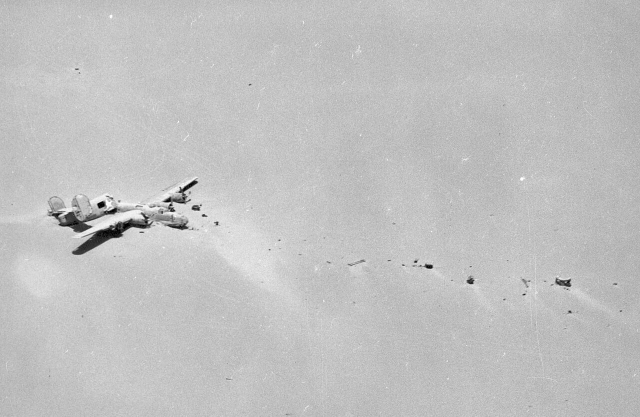
#> input picture channel-studio/projects/lady-be-good/assets/images/commons/Lady_Be_Good_Wreckage_Discovery.jpg, 1280 x 833 px, found by its file name (shown at 1/2 size)
$ python thumb.py
#> lines starting #> are read from the running program, lines starting #| are printed output that depends on the picture
"""Thumbnail 1280x720 cho 002: ảnh xác máy bay giữa sa mạc (USAF, public domain) + 3 chữ to.
Chạy: PYTHONUTF8=1 python channel-studio/videos/002-lady-be-good/render/tools/thumb.py
"""
from pathlib import Path

from PIL import Image, ImageDraw, ImageEnhance, ImageFilter, ImageFont

HERE = Path(__file__).resolve().parent
ROOT = HERE.parents[4]
IMG = ROOT / "projects" / "lady-be-good" / "assets" / "images" / "commons" / "Lady_Be_Good_Wreckage_Discovery.jpg"
FONTS = ROOT.parents[1] / "Fonts" / "capcut"
OUT = HERE.parents[1] / "package"
W, H = 1280, 720

im = Image.open(IMG).convert("L")
#> im is the input picture: PIL image 1280x833 L; min 0, max 255, mean 192.8
k = max(W / im.width, H / im.height) * 1.25
#> k = 1.25
im = im.resize((round(im.width * k), round(im.height * k)), Image.LANCZOS)
#> im: PIL image 1600x1041 L
x0, y0 = 40, (im.height - H) // 2  # máy bay nằm bên trái, chừa cát trống bên phải cho chữ
#> x0 = 40; y0 = 160
im = im.crop((x0, y0, x0 + W, y0 + H))
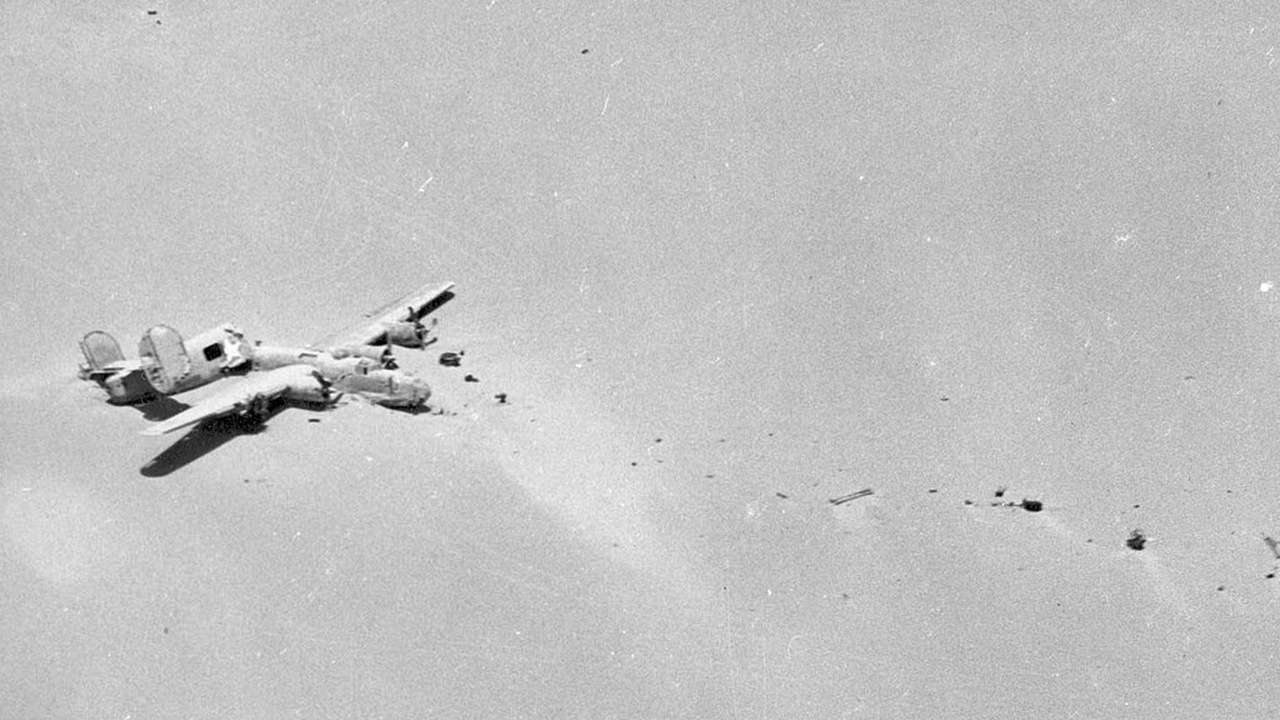
#> im: PIL image 1280x720 L; min 0, max 255, mean 194.7
im = ImageEnhance.Contrast(im).enhance(1.35)
base = Image.merge("RGB", [im.point(lambda v: min(255, v * 1.05)), im, im.point(lambda v: v * 0.86)])  # sepia nhẹ
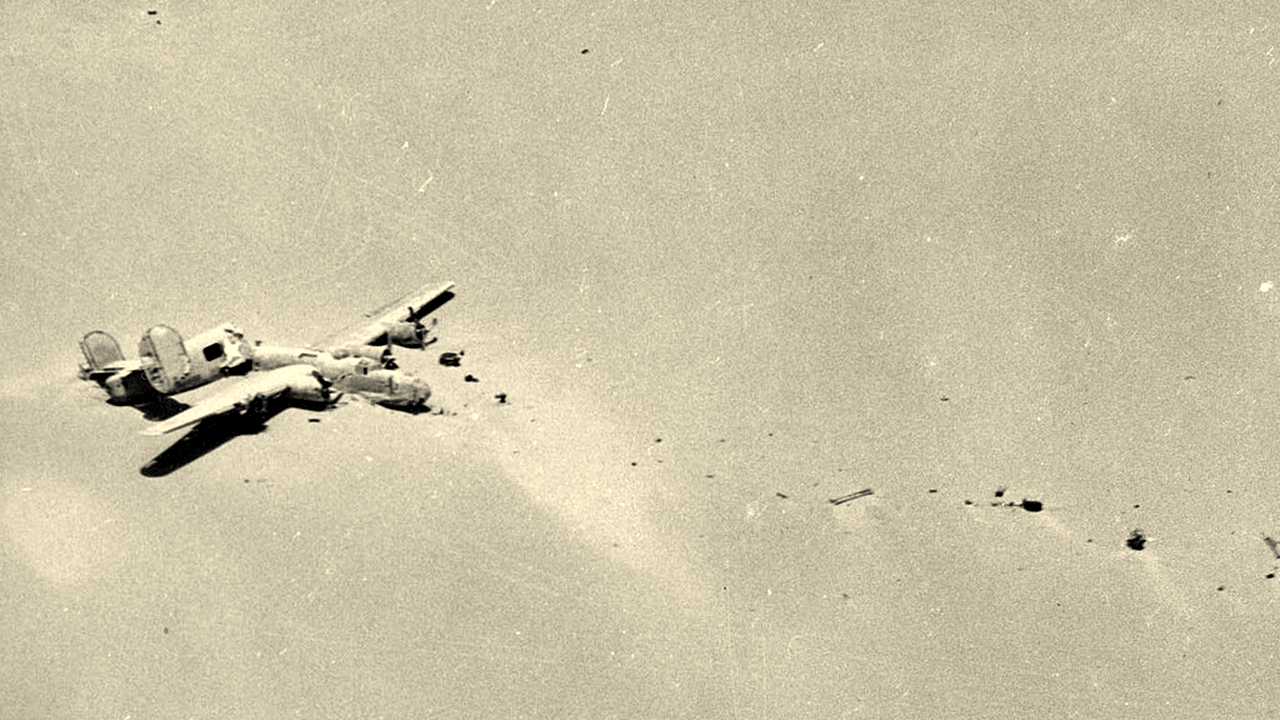
#> base: PIL image 1280x720 RGB; mean R, G, B 204, 194.3, 167.1

shade = Image.new("L", (W, H))
#> shade: PIL image 1280x720 L; every value is 0
d = ImageDraw.Draw(shade)
for x in range(W):  # tối dần sang phải để chữ nổi
    d.line([(x, 0), (x, H)], fill=int(max(0, 215 * (x - W * 0.38) / (W * 0.62))))
base = Image.composite(Image.new("RGB", (W, H), (20, 16, 13)), base, shade)

dr = ImageDraw.Draw(base)
big = ImageFont.truetype(str(FONTS / "Anton-Regular.ttf"), 150)
small = ImageFont.truetype(str(FONTS / "Montserrat-ExtraBold.ttf"), 44)


def text(xy, s, font, fill):
#> called with xy = (617, 120), s = 'NO ONE', fill = (241, 235, 224)
    sh = Image.new("RGBA", (W, H))
#> sh: PIL image 1280x720 RGBA; every value is 0
    ImageDraw.Draw(sh).text((xy[0] + 4, xy[1] + 6), s, font=font, fill=(0, 0, 0, 200))
    base.paste(sh.filter(ImageFilter.GaussianBlur(6)), (0, 0), sh.filter(ImageFilter.GaussianBlur(6)))
    dr.text(xy, s, font=font, fill=fill)


def right(y, s, font, fill):
    text((W - 60 - dr.textlength(s, font=font), y), s, font, fill)


right(120, "NO ONE", big, (241, 235, 224))
right(290, "ABOARD", big, (232, 137, 58))
dr.rectangle([W - 118, 488, W - 60, 494], fill=(200, 66, 58))
right(515, "LOST 1943 · FOUND 1958", small, (241, 235, 224))
#> call 3 of text, with xy = (654.7, 515), s = 'LOST 1943 · FOUND 1958', fill = (241, 235, 224)
#> in text (call 3), `ImageDraw.Draw(sh).text((xy[0] + 4, xy[1] + 6), s, font=font, fill=(0,..`:
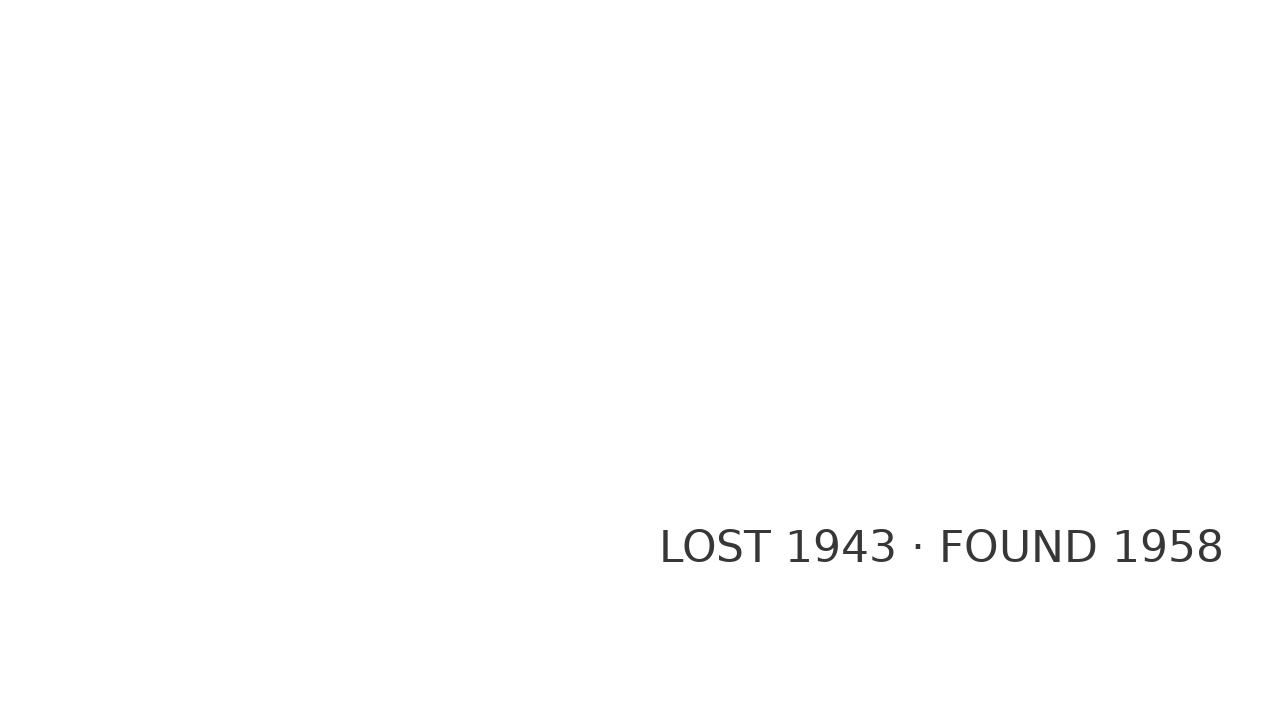
#> sh: PIL image 1280x720 RGBA; mean R, G, B, A 0, 0, 0, 1; transparent parts drawn white
#> in text (call 3), `base.paste(sh.filter(ImageFilter.GaussianBlur(6)), (0, 0), sh.filter(I..`:
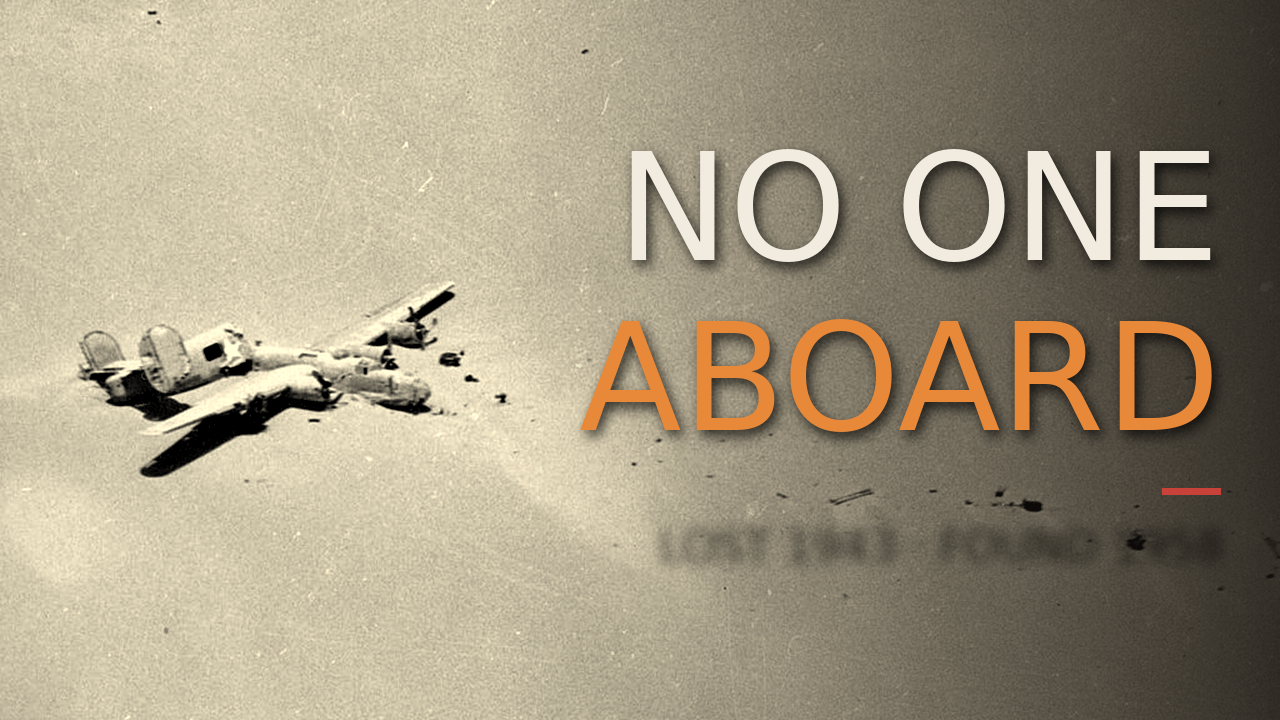
#> base: PIL image 1280x720 RGB; mean R, G, B 160.3, 149.8, 127.6
OUT.mkdir(parents=True, exist_ok=True)
base.save(OUT / "thumbnail.jpg", quality=90)
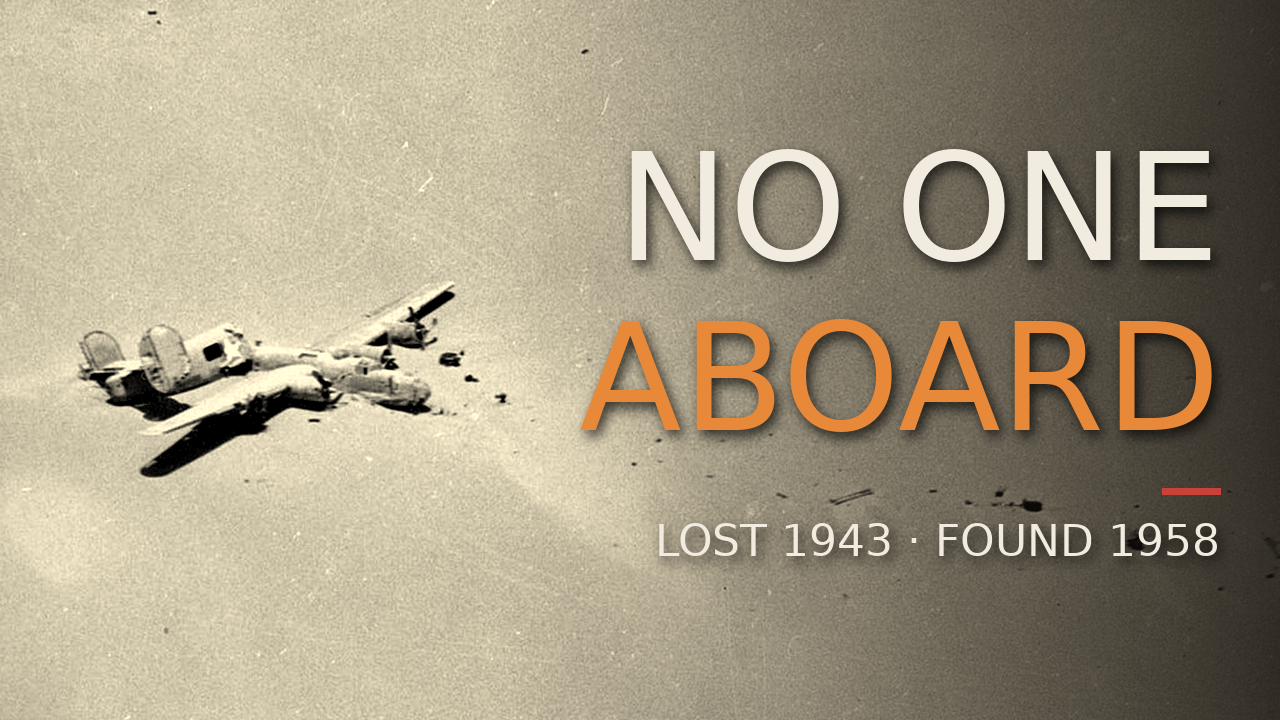
#> saved as thumbnail.jpg: PIL image 1280x720 RGB; mean R, G, B 161, 150.6, 128.4
print(OUT / "thumbnail.jpg", (OUT / "thumbnail.jpg").stat().st_size // 1024, "KB")
